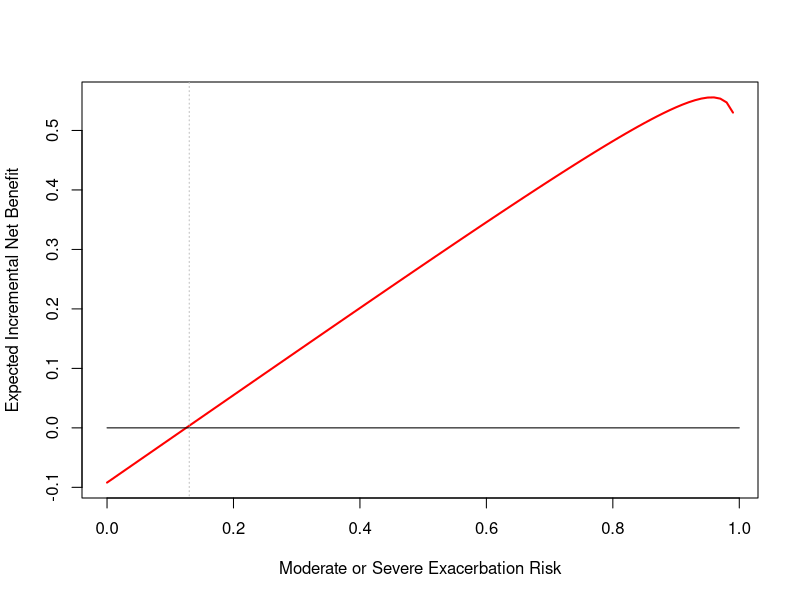
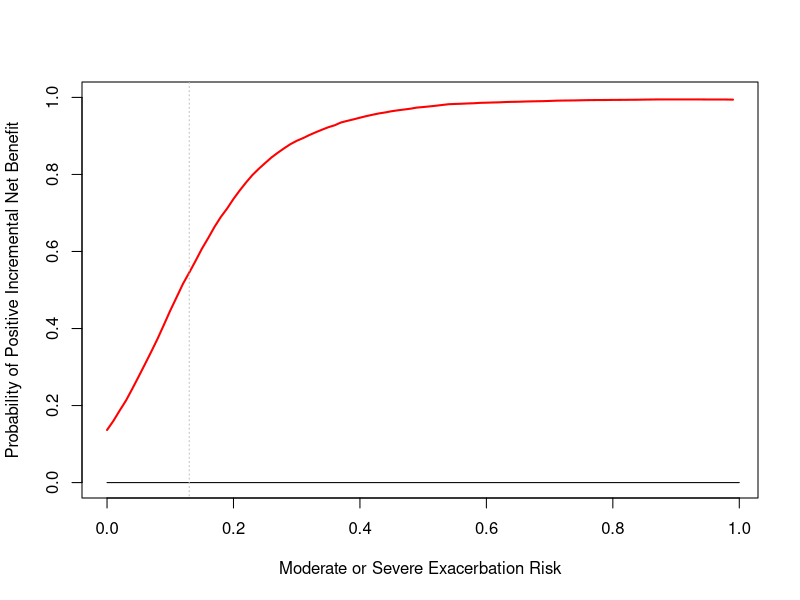

Reproduce these figures in R, in order.
## ---- chunk 1
settings <- list(
  dce_source="copd",  #pooled: all participants, copd: copd patients, genpop: general public
  n_sim=10000,
  ci=F,
  voi=F
)
## ---- chunk 2
library (mvtnorm)

odds <- function(x) {x/(1-x)}
anti_odds <- function(x) {x/(1+x)}
logit <- function(x) {log(odds(x))}

## ---- chunk 3
attr_names <- c('SE','ME','HL','GI')

betas_pooled <- list(
  mu=c(-0.0717416, -0.0283542, -0.0846835, -0.0181352),
  covmat=matrix(c(0.0000086110,	0.0000005017,	0.0000065460,	0.0000014220,
                  0.0000005017,	0.0000037480,	0.0000003934,	0.0000008820,
                  0.0000065460,	0.0000003934,	0.0000193700,	0.0000017500,
                  0.0000014220,	0.0000008820,	0.0000017500,	0.0000030170
  ),nrow=4))


betas_copd <- list(
  mu=c(-0.0565501, -0.0253486, -0.0807761, -0.0150339),
  
  covmat=matrix(c(0.0000201800,	0.0000013160,	0.0000184700,	0.0000045580,
                  0.0000013160,	0.0000077010,	0.0000006628,	0.0000022490,
                  0.0000184700,	0.0000006628,	0.0000577300,	0.0000051100,
                  0.0000045580,	0.0000022490,	0.0000051100,	0.0000086650
  ),nrow=4))



betas_genpop <- list(
    mu=c(-.0820105, -.0309518, -.0877532, -.0203261),
    covmat=matrix(c(0.0000145600,	0.0000009249,	0.0000098190,	0.0000017450,
                    0.0000009249,	0.0000071730,	0.0000007213,	0.0000014790,
                    0.0000098190,	0.0000007213,	0.0000287100,	0.0000024510,
                    0.0000017450,	0.0000014790,	0.0000024510,	0.0000045650
  ),nrow=4))


## ---- chunk 4
recover_gamma_from_upper_ci_bound <- function(mu, upper_ci)
{
  my_pgamma <- function(x, mu, v)
  {
    beta <- mu/v
    alpha <- mu*beta

    pgamma(x, shape=alpha, rate=beta)
  }

  f <- function(x) {((1-my_pgamma(upper_ci, mu=mu, v=x)) - 0.975)^2}

  res <- optimize(f, interval=c(0,100))

  v <- res$minimum

  beta <- mu/v
  alpha <- mu*beta

  list(alpha=alpha,beta=beta)
}




evidence <- list(
  betas = if(settings$dce_source=="copd") {betas_copd} else if(settings$dce_source=="genpop") {betas_genpop} else {betas_pooled},
  rr_exac = list(log_mu=log(0.77), se=(log(0.89)-log(0.67))/2/1.96), #Treatment effect
  z = list(alpha=22, beta=100-22), #Probability of exacerbation being severe severe (beta distibrution)

  inc_hearing_loss = recover_gamma_from_upper_ci_bound(mu=0.023, upper_ci=0.035),
  rr_hearing_loss = list(log_mu=log(1.168), se=(log(1.325)-log(1.030))/2/1.96),
  prev_gi_syms = list(alpha=28945,beta=58768),
  or_gi_syms = list(logit_mu=log(1.187), se=(log(1.849)-log(0.761))/2/1.96)
)







generate_input_params <- function(n_sim=0)
{
  params <- list()

  if(n_sim==0)
  {
    params$betas <- evidence$betas$mu
    params$rr_exac <- exp(evidence$rr_exac$log_mu)  #log_normal
    params$z <- evidence$z$alpha/(evidence$z$alpha+evidence$z$beta) #beta
    params$inc_hearing_loss <- evidence$inc_hearing_loss$alpha/evidence$inc_hearing_loss$beta #gamma
    params$rr_hearing_loss <- exp(evidence$rr_hearing_loss$log_mu) #log_normal
    params$prev_gi_syms <- evidence$prev_gi_syms$alpha/(evidence$prev_gi_syms$alpha+evidence$prev_gi_syms$beta) #beta
    params$or_gi_syms <- exp(evidence$or_gi_syms$log_mu) #log_normal
  }
  else
  {
    params$betas <- rmvnorm(n_sim, evidence$betas$mu, evidence$betas$covmat)
    params$rr_exac <- exp(rnorm(n_sim, evidence$rr_exac$log_mu, evidence$rr_exac$se)) #log_normal
    params$z <- rbeta(n_sim,evidence$z$alpha,evidence$z$beta) #beta
    params$inc_hearing_loss <- rgamma(n_sim, evidence$inc_hearing_loss$alpha, evidence$inc_hearing_loss$beta) #gamma
    params$rr_hearing_loss <- exp(rnorm(n_sim, evidence$rr_hearing_loss$log_mu, evidence$rr_hearing_loss$se)) #log_normal
    params$prev_gi_syms <- rbeta(n_sim,evidence$prev_gi_syms$alpha, evidence$prev_gi_syms$beta) #beta
    params$or_gi_syms <- exp(rnorm(n_sim, evidence$or_gi_syms$logit_mu, evidence$or_gi_syms$se)) #log_normal
  }

  params
}


#Calculates marginal rate of substitution and 95%CI
MRS <- function(betas)
{
  mrs <- evidence$betas$mu/evidence$betas$mu[1]
  ratios <- betas/betas[,1]
  names(mrs) <- colnames(ratios) <- attr_names
  
  list(mu=mrs, ci=apply(ratios,2,quantile,c(0.025,0.975)))
}



#Returns INB at threshold x. If n_sim=0 returns deterministic results
#It is vectorized on params not x so loop over x values please!
INB <- function(x, n_sim, seed=1)
{
  set.seed(seed)
  INB <- p_uptake <- matrix(NA, nrow = n_sim, ncol = length(x))
  ps0 <- ps1 <- matrix(NA, nrow=max(n_sim,1), ncol=4)
  
  params <- generate_input_params(n_sim)

  dps <- matrix(NA, nrow=max(n_sim,1), ncol=4)

  for(i in 1:length(x))
  {
    ps0[,1] <- (1-(1-x[i])^params$z)
    ps0[,2] <- (1-(1-x[i])^(1-params$z))
    ps0[,3] <- (1-exp(-params$inc_hearing_loss))
    ps0[,4] <- params$prev_gi_syms
    
    ps1[,1] <- (1-(1-x[i])^(params$rr_exac*params$z))
    ps1[,2] <- (1-(1-x[i])^(params$rr_exac*(1-params$z)))
    ps1[,3] <- (1-exp(-params$inc_hearing_loss)^params$rr_hearing_loss)
    ps1[,4] <- (params$prev_gi_syms*params$or_gi_syms)/(1-params$prev_gi_syms+params$prev_gi_syms*params$or_gi_syms)
    
    # dps[,1] <- (1-(1-x[i])^(params$rr_exac*params$z)) - (1-(1-x[i])^params$z)
    # dps[,2] <- (1-(1-x[i])^(params$rr_exac*(1-params$z))) - (1-(1-x[i])^(1-params$z))
    # dps[,3] <- (1-exp(-params$inc_hearing_loss)^params$rr_hearing_loss) - (1-exp(-params$inc_hearing_loss))
    # dps[,4] <- (params$prev_gi_syms*params$or_gi_syms)/(1-params$prev_gi_syms+params$prev_gi_syms*params$or_gi_syms) - params$prev_gi_syms

    INB[,i] <- rowSums(params$betas*(ps1-ps0)*100)
    
    A <- exp(rowSums(params$betas*(ps0*100)))
    B <- exp(rowSums(params$betas*(ps1*100)))
    p_uptake[,i] <- B/(A+B)
  }

  list(params=params, INB=INB, p_uptake=p_uptake)
}

## ---- chunk 5
deparse(evidence)
## ---- chunk 6
require(knitr)

mu <- format(evidence$betas$mu, digits = 3)
se <- format(sqrt(diagonals(evidence$betas$covmat)), digits=2)
data.frame(attr_names,mu,se)

## ---- chunk 7
xs <- (0:99)/100
res <- INB(xs,settings$n_sim)

ys <- res$INB
zs <- res$p_uptake

i1 <-which.min(colMeans(ys)^2)

ys_mean <- colMeans(ys)
ys_ci <- apply(ys, 2, FUN = quantile, c(0.025,0.975))

plot(xs,ys_mean,xlab='Moderate or Severe Exacerbation Risk',ylab='Expected Incremental Net Benefit', type='l', col='red', lwd=2, ylim=c(min(0,min(ys_mean)),max(ys_mean)))
lines(c(0,1),c(0,0),type='l', col='black')
lines(c(xs[i1],xs[i1]),c(-100,100), col='gray', lty=3)
if(settings$ci)
{
  lines(xs,ys_ci[1,], type='l', col='gray', lwd=1)
  lines(xs,ys_ci[2,], type='l', col='gray', lwd=1)
}
## ---- chunk 8
ps <- apply(ys, 2, FUN = function(x) {mean(x>0)})
i2 <- which.min((ps-0.9)^2)
plot(xs,ps,type='l',xlab="Moderate or Severe Exacerbation Risk", ylab="Probability of Positive Incremental Net Benefit", lwd=2, col='red', ylim=c(0,1))
lines(c(0,1),c(0,0),type='l', col='black')
lines(c(xs[i1],xs[i1]),c(-100,100), col='gray', lty=3)
## ---- chunk 9
require(knitr)
mrs <- MRS(res$params$betas)
kable(mrs$mu)

kable(mrs$ci)
